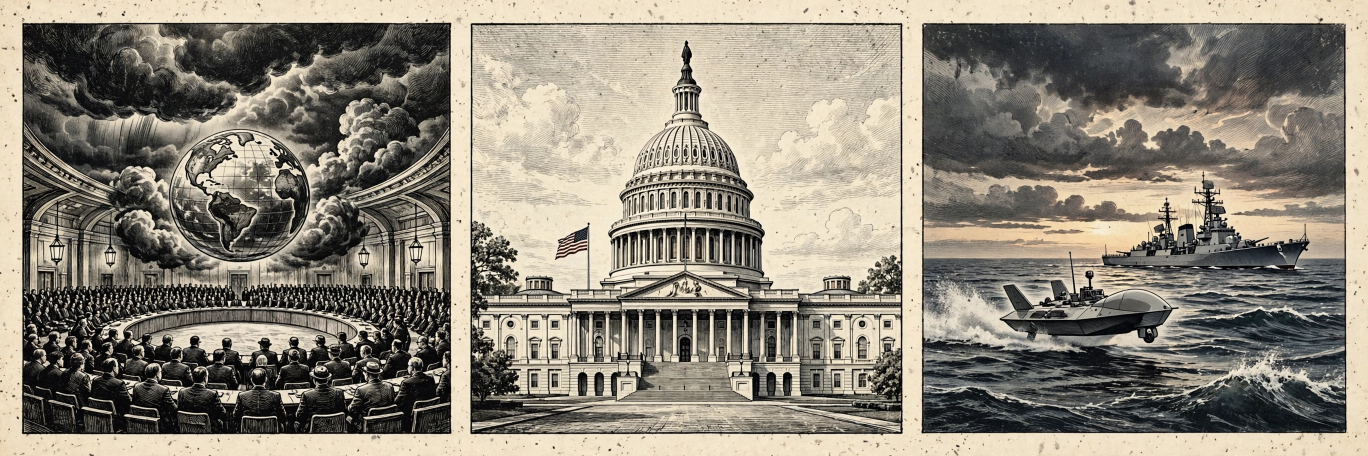
#> input picture assets/media-generation-vignettes-a-0-42768b12-adf4-4f25-85ee-e812d1b27eb9.webp, 2736 x 912 px (shown at 1/2 size)
$ python compose.py
#> lines starting #> are read from the running program, lines starting #| are printed output that depends on the picture; after the words box and inside, x2 and y2 are one past the last pixel; in counts of white or black regions, pixels touching at a corner belong together
#!/usr/bin/env python3
"""Compose entry.png: a newspaper front page summing up 23 November 2026.

Crops the six generated vignette panels out of the two triptych strips in
this folder and lays them out with PIL so every letter is crisp.
"""
import os
from PIL import Image, ImageDraw, ImageFont

HERE = os.path.dirname(os.path.abspath(__file__))
ROOT = os.path.dirname(HERE)

SERIF_B = "/usr/share/fonts/truetype/dejavu/DejaVuSerif-Bold.ttf"
SERIF = "/usr/share/fonts/truetype/dejavu/DejaVuSerif.ttf"
SANS_B = "/usr/share/fonts/truetype/dejavu/DejaVuSans-Bold.ttf"
SANS = "/usr/share/fonts/truetype/dejavu/DejaVuSans.ttf"

CREAM = (247, 242, 231)
INK = (26, 24, 20)
ACCENT = (146, 32, 24)

STRIPS = {
    "a": os.path.join(HERE, "media-generation-vignettes-a-0-42768b12-adf4-4f25-85ee-e812d1b27eb9.webp"),
    "b": os.path.join(HERE, "media-generation-vignettes-b-0-a61ca65f-fe05-4557-a8c7-6ab52b588fb2.webp"),
}


def panel_boxes(img):
    """Split a triptych strip into its three panel images.

    Finds the two cream gutters (columns that are light for almost the
    whole height), splits there, then trims each piece to its content.
    """
    g = img.convert("L")
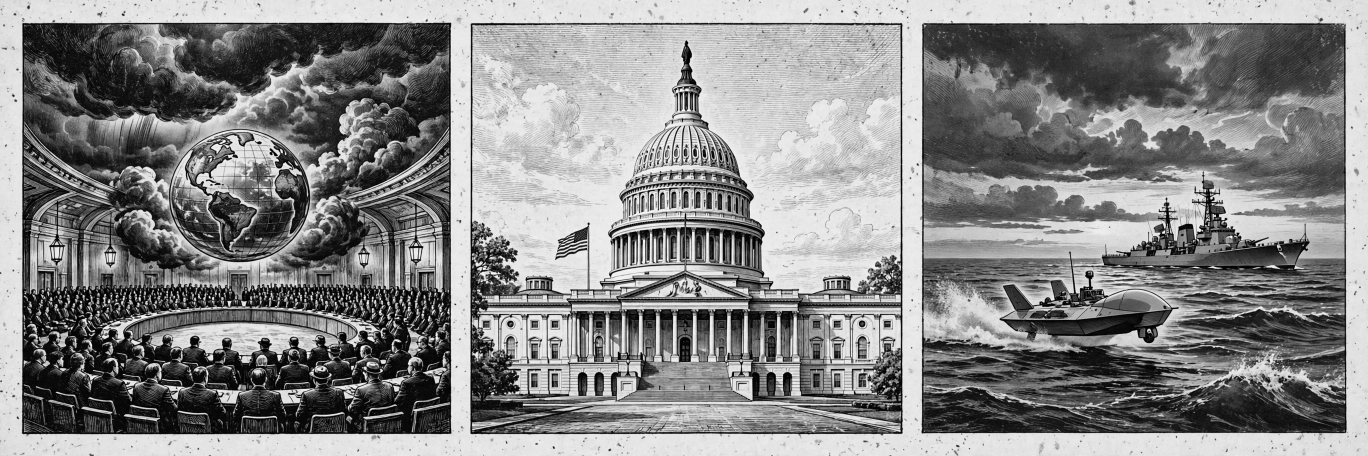
#> g: PIL image 2736x912 L (shown at 1/2 size); min 0, max 254, mean 134.8
    w, h = g.size
#> w = 2736; h = 912
    px = g.load()
    light = []
    for x in range(w):
        n = sum(1 for y in range(0, h, 7) if px[x, y] > 232)
        light.append(n / (h // 7 + 1))
#> this loop made 2736 passes
#> n on passes 1 to 3: 0, 0, 0
#> after the loop, light = 2736 values, max 0.595 at index 903, min 0 at index 0, mean 0.0422
    # gutter candidate columns: >92% light
    runs, start = [], None
    for x, f in enumerate(light):
        if f > 0.92 and start is None:
            start = x
        elif f <= 0.92 and start is not None:
            runs.append((start, x - 1))
            start = None
#> this loop made 2736 passes
#> after the loop, runs = []
    if start is not None:
        runs.append((start, w - 1))
    # ignore the outer edge runs; take the two widest inner runs
    inner = [r for r in runs if r[0] > w * 0.05 and r[1] < w * 0.95]
#> inner = []
    inner.sort(key=lambda r: r[1] - r[0], reverse=True)
    cuts = sorted((a + b) // 2 for a, b in inner[:2])
#> cuts = []
    if len(cuts) != 2:
        cuts = [w // 3, 2 * w // 3]
#> cuts = [912, 1824]
    spans = [(0, cuts[0]), (cuts[0], cuts[1]), (cuts[1], w)]
#> spans = [(0, 912), (912, 1824), (1824, 2736)]
    panels = []
    for x0, x1 in spans:
        piece = img.crop((x0, 0, x1, h))
        # trim to content bounding box (anything clearly not cream)
        mask = piece.convert("L").point(lambda v: 255 if v < 238 else 0)
        bbox = mask.getbbox()
        if bbox:
            piece = piece.crop(bbox)
        # step just inside any printed frame line
        pw, ph = piece.size
        ix, iy = int(pw * 0.012), int(ph * 0.012)
        piece = piece.crop((ix, iy, pw - ix, ph - iy))
        panels.append(piece)
#> this loop made 3 passes
#> pass 1, in panel_boxes, `mask = piece.convert("L").point(lambda v: 255 if v < 238 else 0)`:
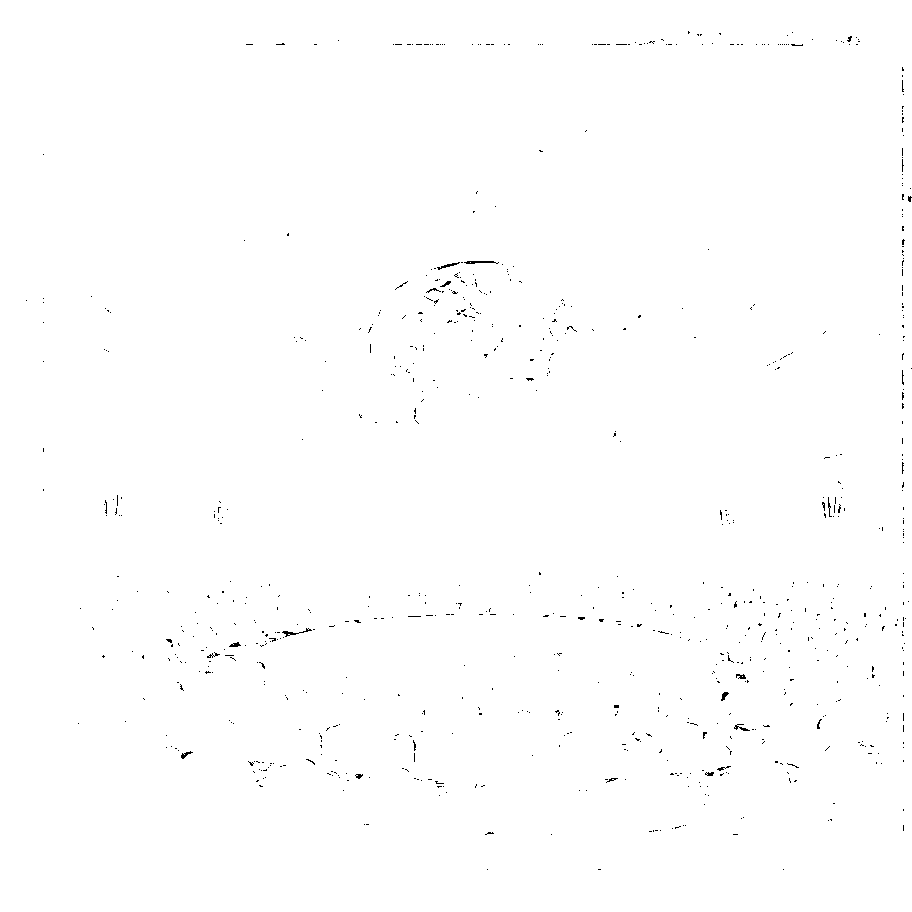
#> mask: PIL image 912x912 L; 99.6% white; black in thin lines or dots, all inside (x1, y1, x2, y2) = (26, 31, 912, 870)
#> pass 2, in panel_boxes, `piece = img.crop((x0, 0, x1, h))`:
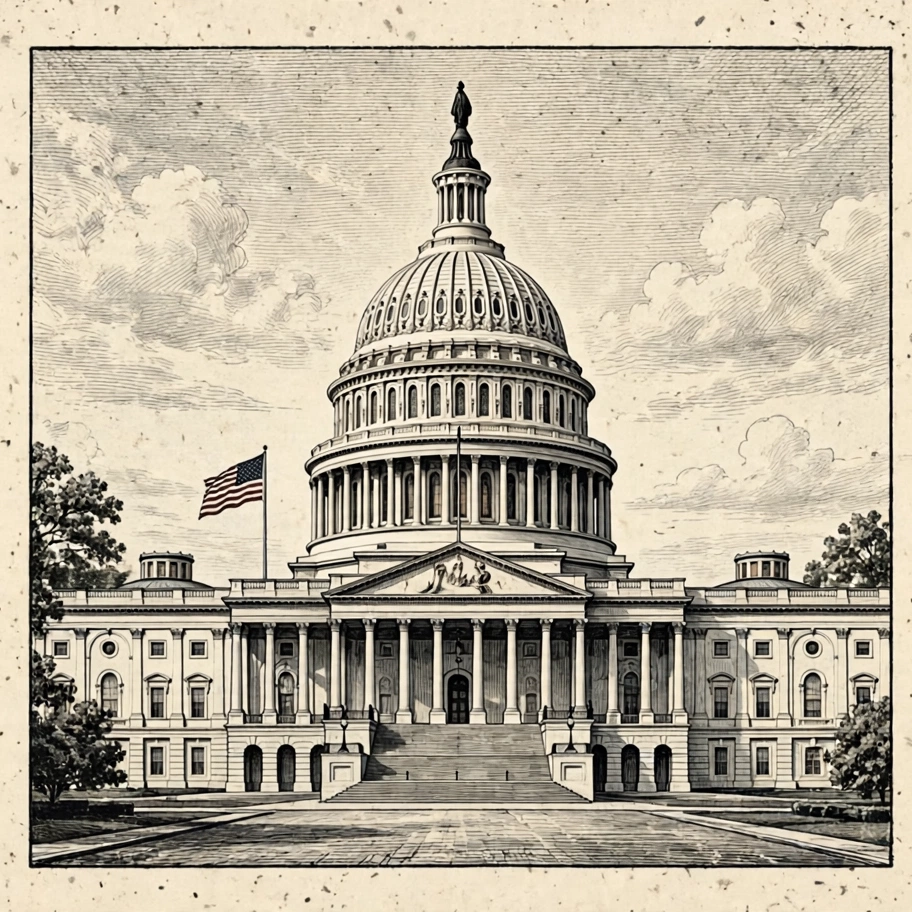
#> piece: PIL image 912x912 RGB; mean R, G, B 184.4, 175.1, 157
#> after the loop, panels = 3 items
    return panels


def square_crop(img, focus_y):
    """Center square crop of img, centred vertically at focus_y (0..1)."""
    w, h = img.size
    side = min(w, h)
    x0 = (w - side) // 2
    cy = int(h * focus_y)
    y0 = max(0, min(h - side, cy - side // 2))
    return img.crop((x0, y0, x0 + side, y0 + side))


def wrap(draw, text, font, width):
    words, lines, cur = text.split(), [], ""
    for word in words:
        trial = (cur + " " + word).strip()
        if draw.textlength(trial, font=font) <= width:
            cur = trial
        else:
            lines.append(cur)
            cur = word
    if cur:
        lines.append(cur)
    return lines


STORIES = [
    # (strip, panel index, focus_y, kicker, label, caption)
    ("a", 0, 0.42, "CLIMATE · ANTALYA",
     "NO DEAL AT COP31",
     "Talks end without agreement after the EU rejects a text silent on fossil fuels."),
    ("a", 1, 0.30, "POLITICS · WASHINGTON",
     "DEMOCRATS TAKE THE HOUSE",
     "258 seats — biggest House majority since 1992 — sealed by a North Carolina recount."),
    ("a", 2, 0.55, "WAR · MEDITERRANEAN",
     "DRONE SINKS RUSSIAN WARSHIP",
     "Kyiv says its drones sank a Russian corvette off the Libyan coast."),
    ("b", 0, 0.45, "MARKETS · WORLDWIDE",
     "MARKETS BOUNCE BACK",
     "Stocks rebound as Asia props up markets after Friday's AI sell-off."),
    ("b", 1, 0.50, "DISASTER · INDONESIA",
     "FACTORY FIRE KILLS 24",
     "A blaze at a Banten candy factory leaves about 30 people still unaccounted for."),
    ("b", 2, 0.32, "SPORT · TURIN",
     "ALCARAZ WINS ATP FINALS",
     "Beats Zverev in straight sets to lift his first ATP Finals trophy and end the year on top."),
]


def main():
    panels = {}
    for key, path in STRIPS.items():
        panels[key] = panel_boxes(Image.open(path).convert("RGB"))
#> pass 2 of the loop in main, `for key, path in STRIPS.items():`:
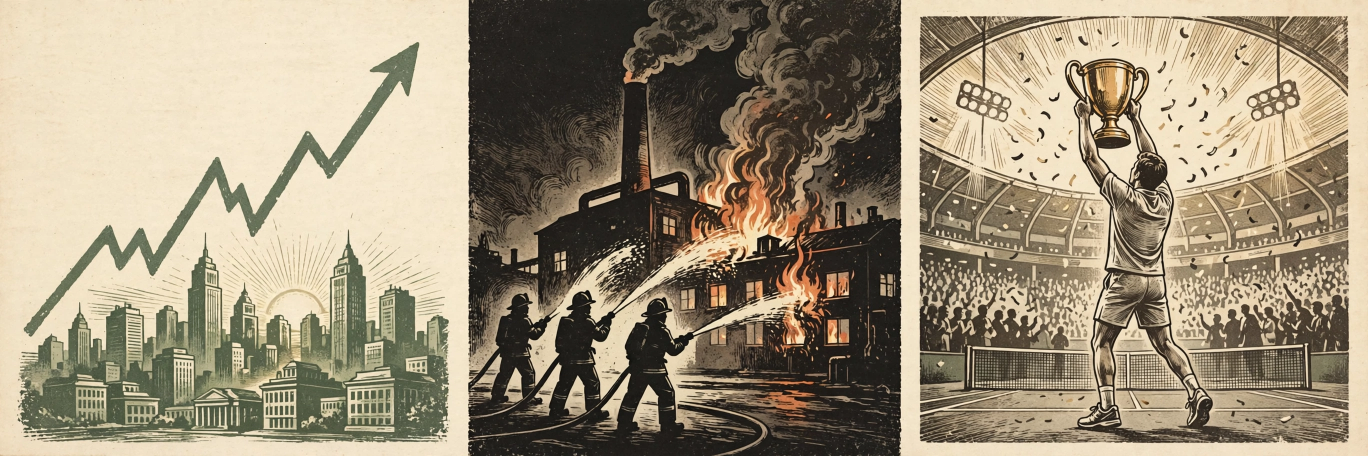
#> input picture assets/media-generation-vignettes-b-0-a61ca65f-fe05-4557-a8c7-6ab52b588fb2.webp, 2736 x 912 px (shown at 1/2 size)
#> the loop in panel_boxes (call 2), `for x in range(w):` made 2736 passes
#> after the loop in panel_boxes (call 2), `for x in range(w):`: light = 2736 values, max 0.626 at index 935, min 0 at index 0, mean 0.0805
#> the loop in panel_boxes (call 2), `for x, f in enumerate(light):` made 2736 passes
#> in panel_boxes (call 2), `cuts = sorted((a + b) // 2 for a, b in inner[:2])`: cuts = []
#> the loop in panel_boxes (call 2), `for x0, x1 in spans:` made 3 passes
#> pass 1, in panel_boxes (call 2), `mask = piece.convert("L").point(lambda v: 255 if v < 238 else 0)`:
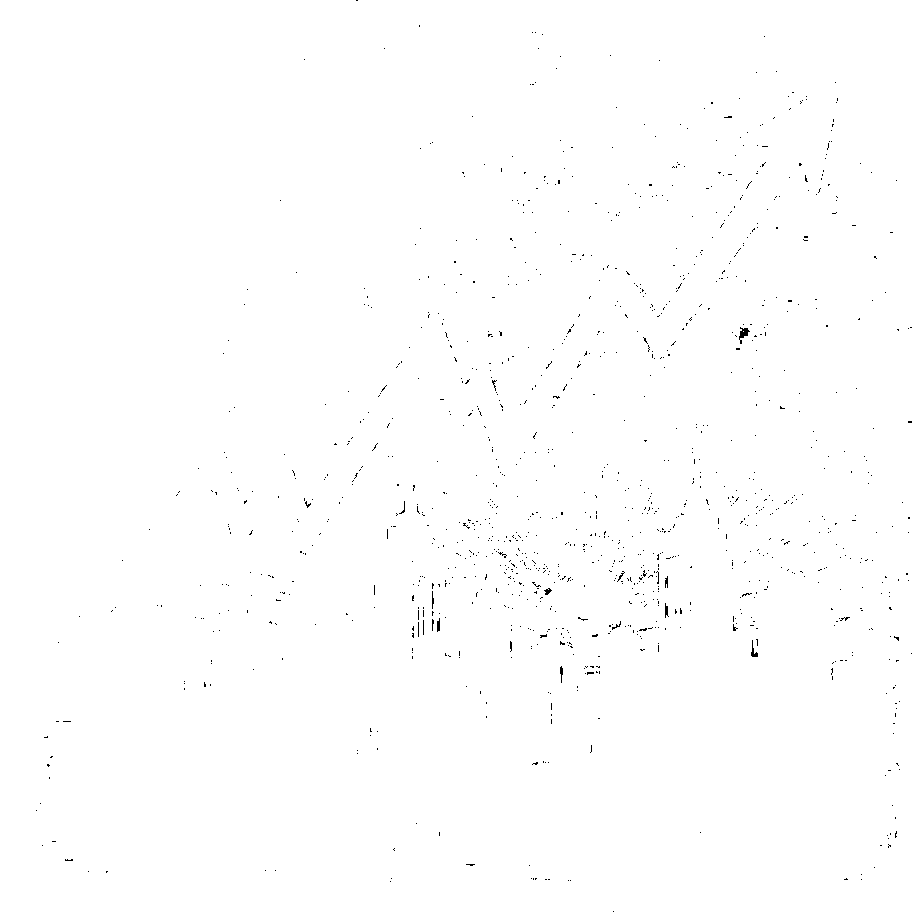
#> mask: PIL image 912x912 L; 99.6% white; black in thin lines or dots
#> pass 2, in panel_boxes (call 2), `piece = img.crop((x0, 0, x1, h))`:
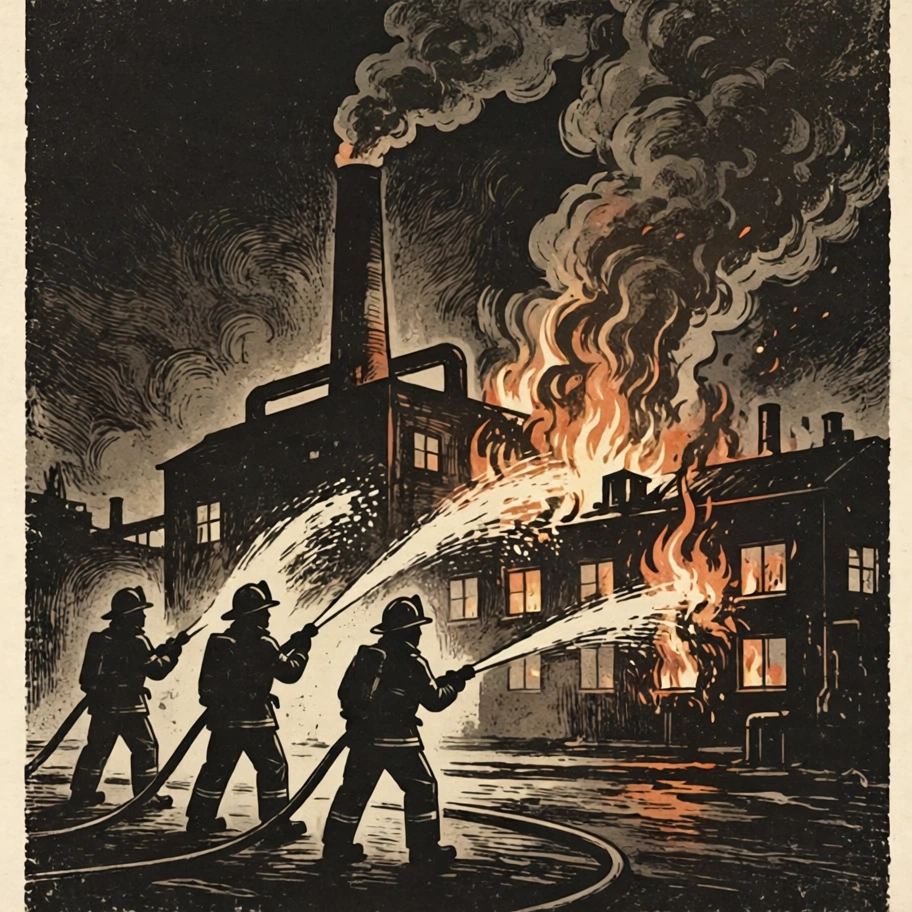
#> piece: PIL image 912x912 RGB; mean R, G, B 89.5, 77.7, 63.6

    W = H = 1024
    page = Image.new("RGB", (W, H), CREAM)
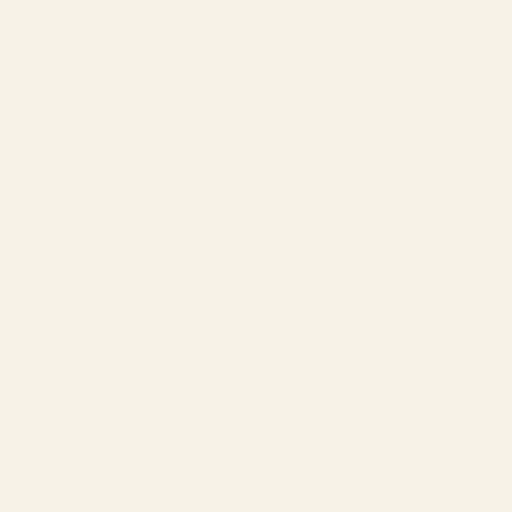
#> page: PIL image 1024x1024 RGB (shown at 1/2 size); mean R, G, B 247, 242, 231
    d = ImageDraw.Draw(page)

    # ---- masthead ----
    mast = ImageFont.truetype(SERIF_B, 86)
    title = "THE WORLD TODAY"
    tw = d.textlength(title, font=mast)
#> tw = 986
    d.text(((W - tw) / 2, 26), title, font=mast, fill=INK)
    d.line([(36, 138), (W - 36, 138)], fill=INK, width=5)
    d.line([(36, 148), (W - 36, 148)], fill=INK, width=2)
    date_f = ImageFont.truetype(SERIF_B, 45)
    date = "Monday 23 November 2026"
    dw = d.textlength(date, font=date_f)
#> dw = 691.5
    d.text(((W - dw) / 2, 162), date, font=date_f, fill=ACCENT)
    d.line([(36, 232), (W - 36, 232)], fill=INK, width=2)

    # ---- story grid: 2 columns x 3 rows ----
    margin, gap = 36, 24
    col_w = (W - 2 * margin - gap) // 2          # 464
    top, bottom = 252, 968
    row_h = (bottom - top - 2 * gap) // 3        # 222
    img_side = 196
    kick_f = ImageFont.truetype(SANS_B, 19)
    lab_f = ImageFont.truetype(SANS_B, 28)
    cap_f = ImageFont.truetype(SERIF, 20)

    for i, (strip, idx, focus, kicker, label, caption) in enumerate(STORIES):
        col, row = i % 2, i // 2
        x = margin + col * (col_w + gap)
        y = top + row * (row_h + gap)
        art = square_crop(panels[strip][idx], focus).resize((img_side, img_side))
        page.paste(art, (x, y + 8))
        d.rectangle([x, y + 8, x + img_side, y + 8 + img_side], outline=INK, width=2)
        tx = x + img_side + 16
        t_w = col_w - img_side - 16
        d.text((tx, y + 2), kicker, font=kick_f, fill=ACCENT)
        ly = y + 30
        for line in wrap(d, label, lab_f, t_w):
            d.text((tx, ly), line, font=lab_f, fill=INK)
            ly += 34
        cy = ly + 4
        for line in wrap(d, caption, cap_f, t_w):
            d.text((tx, cy), line, font=cap_f, fill=INK)
            cy += 25
        if row < 2:
            d.line([(x, y + row_h + gap // 2), (x + col_w, y + row_h + gap // 2)],
                   fill=(190, 180, 158), width=1)
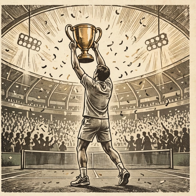
#> art: PIL image 196x196 RGB; mean R, G, B 172.1, 155.3, 128.3
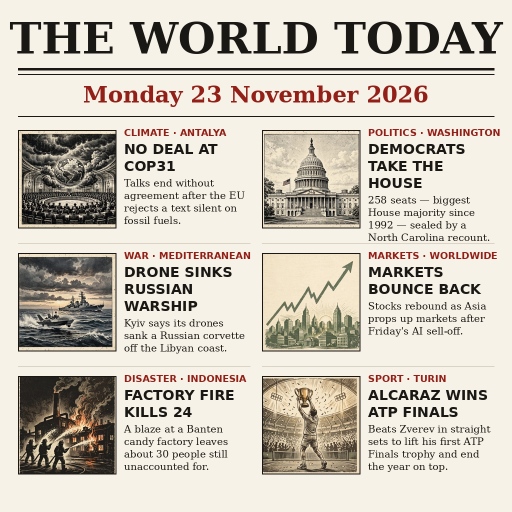
#> page: PIL image 1024x1024 RGB (shown at 1/2 size); mean R, G, B 205.7, 198.2, 186.4

    # ---- footer ----
    d.line([(36, 978), (W - 36, 978)], fill=INK, width=2)
    foot_f = ImageFont.truetype(SANS, 19)
    foot = "The whole day on one page · Compiled from the day's wire reports"
    fw = d.textlength(foot, font=foot_f)
#> fw = 634.7
    d.text(((W - fw) / 2, 988), foot, font=foot_f, fill=INK)

    out = os.path.join(ROOT, "entry.png")
    page.save(out, optimize=True)
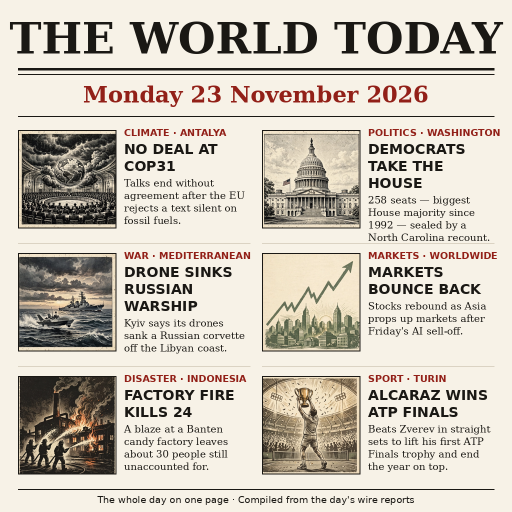
#> saved as entry.png: PIL image 1024x1024 RGB (shown at 1/2 size); mean R, G, B 204.8, 197.3, 185.6
    print("wrote", out, os.path.getsize(out), "bytes")


if __name__ == "__main__":
    main()
